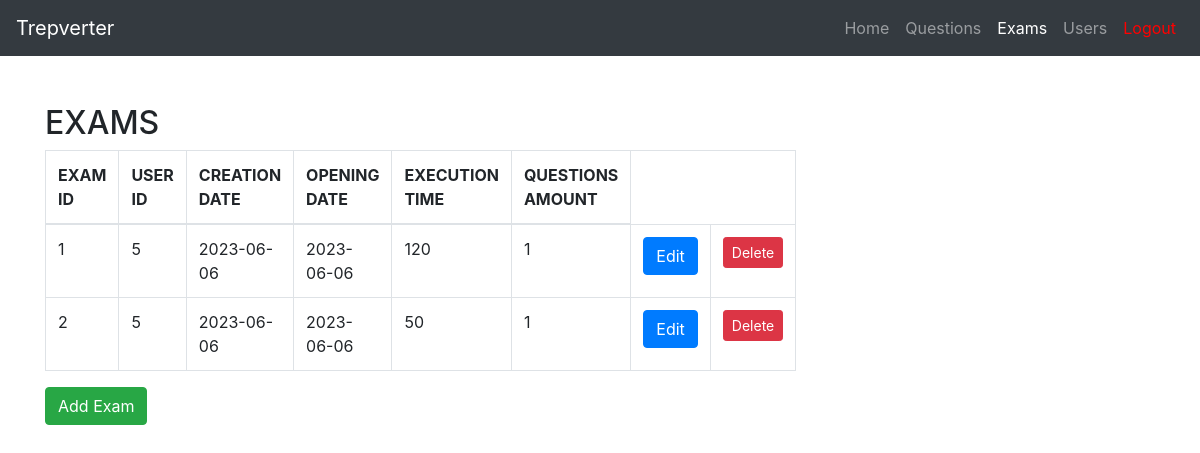
/exams (signed in), run on an earlier commit of the app's database.
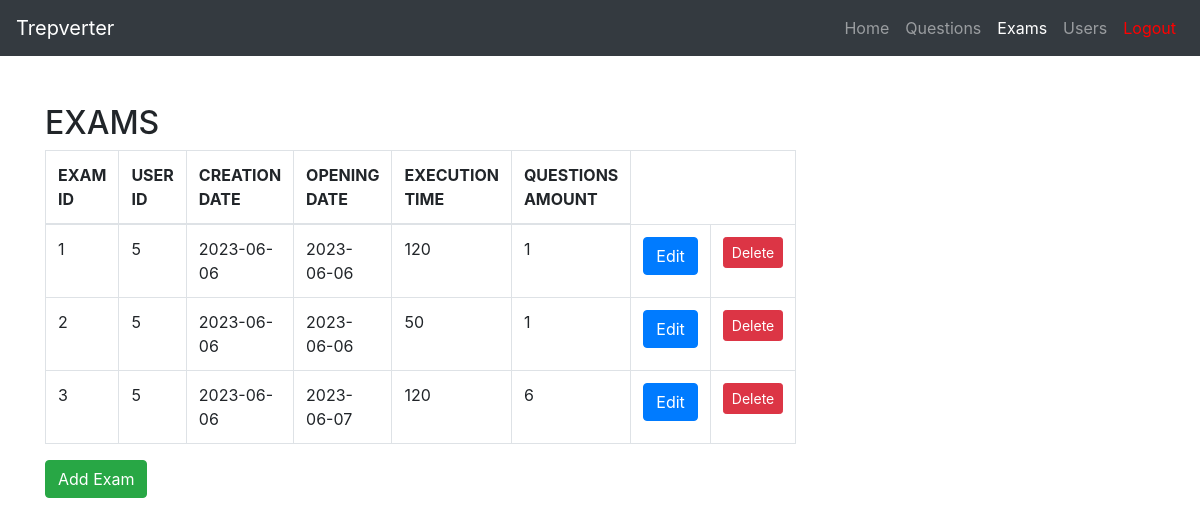
And on a later commit of the database.
### tables this page shows
CREATE TABLE "exams" (
	"id"	INTEGER NOT NULL,
	"creation_date"	DATE NOT NULL,
	"opening_date"	VARCHAR(10) NOT NULL,
	"execution_time"	INTEGER NOT NULL,
	"questions_amount"	INTEGER NOT NULL,
	"user_id"	INTEGER,
	PRIMARY KEY("id"),
	FOREIGN KEY("user_id") REFERENCES "users"("id")
);

CREATE TABLE users (
	id INTEGER NOT NULL, 
	username VARCHAR(64) NOT NULL, 
	email VARCHAR(64) NOT NULL, 
	password VARCHAR NOT NULL, 
	first_access BOOLEAN NOT NULL, 
	role_id INTEGER, 
	PRIMARY KEY (id), 
	FOREIGN KEY(role_id) REFERENCES roles (id)
);

### views/main.py (the view)
@main.route('/exams', methods=['GET', 'POST', 'PUT', 'DELETE'])
@login_required
def exams():
    from models.entities import Exam, Question
    all_exams = Exam.show_all()
    if str(current_user.role) == 'Student':
        return render_template('exams_student.html', exams=all_exams)
    from forms import ExamForm
    all_questions = Question.show_all()
    form = ExamForm()
    if request.method == 'POST':
        from models.auth import auth_add_exam
        return auth_add_exam()
    return render_template('exams.html', exams=all_exams, all_questions=all_questions, form=form)

### app.py (called while the page is built)
@login_manager.user_loader
def load_user(user_id):
    from models.entities import User
    return User.query.get(int(user_id))

### models/entities.py (called while the page is built)
    def __repr__(self):
        return f'{self.name}'

    @staticmethod
    def show_all():
        return Question.query.all()

    @staticmethod
    def show_all():
        return Exam.query.all()

### templates/exams.html (shortened to what this page needs)
{% import "bootstrap/wtf.html" as wtf %}
<!DOCTYPE html>
<html lang="en">
<head>
  <link rel="stylesheet" href="https://cdn.jsdelivr.net/npm/bootstrap@4.0.0/dist/css/bootstrap.min.css">
</head>
<body>
  <nav class="navbar navbar-expand-lg navbar-dark bg-dark">
    <a class="navbar-brand" href="#">Trepverter</a>
    <div class="collapse navbar-collapse" id="navbarNav">
      <ul class="navbar-nav ml-auto">
        <li class="nav-item">
          <a class="nav-link" href="{{url_for('main.index')}}">Home</a>
        </li>
        <li class="nav-item">
            <a class="nav-link" href="{{url_for('main.questions')}}">Questions</a>
          </li>
        <li class="nav-item active">
          <a class="nav-link" href="{{url_for('main.exams')}}">Exams</a>
        </li>
        <li class="nav-item">
            <a class="nav-link" href="{{url_for('main.users')}}">Users</a>
          </li>
        <li class="nav-item">
          <a class="nav-link" style = "color: red" href="{{url_for('auth.logout')}}">Logout</a>
        </li>
      </ul>
    </div>
  </nav>
  <div class="container mt-5">
    <div class="row">
      <div class="col-md-6">
        <h2>EXAMS</h2>
        <table class="table table-bordered table-hover">
            <thead>
                <tr>
                    <th scope="col">EXAM ID</th>
                    <th scope="col">USER ID</th>
                    <th scope="col">CREATION DATE</th>
                    <th scope="col">OPENING DATE</th>
                    <th scope="col">EXECUTION TIME</th>
                    <th scope="col">QUESTIONS AMOUNT</th>
                </tr>
            </thead>
            <tbody>
            {% for exam in exams %}
                <tr>
                    <td>{{exam.id}}</td>
                    <td>{{exam.user.id}}</td>
                    <td>{{exam.creation_date}}</td>
                    <td>{{exam.opening_date}}</td>
                    <td>{{exam.execution_time}}</td>
                    <td>{{exam.questions_amount}}</td>
                    <td><button type="button" onclick="location.href='exams/{{exam.id}}'" class="btn btn-primary">Edit</button></td>
                    <td><button data-toggle="modal" data-target="#deleteModal" class="btn btn-sm btn-danger" data-exam-id="{{ exam.id }}">Delete</button></td>
                </tr>
            {% endfor %}
            </tbody>
        </table>
        <button type="button" class="btn btn-success" data-toggle="modal" data-target="#exampleModal">
          Add Exam
        </button>
      </div>
    </div>
  </div>

What changed in the data, as far as the page shows it:
added exams: id "3", user.id "5", creation_date "2023-06-06", opening_date "2023-06-07", execution_time "120", questions_amount "6"
